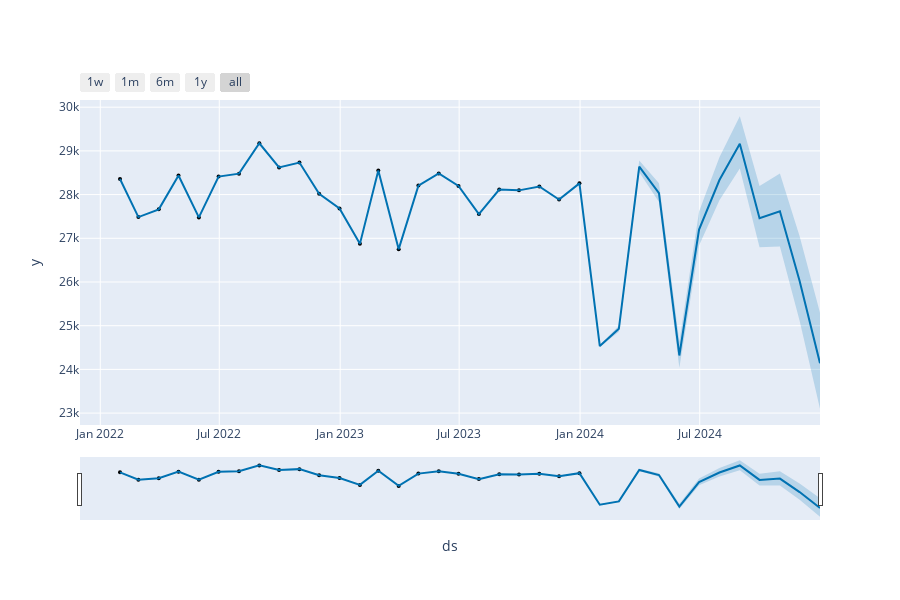
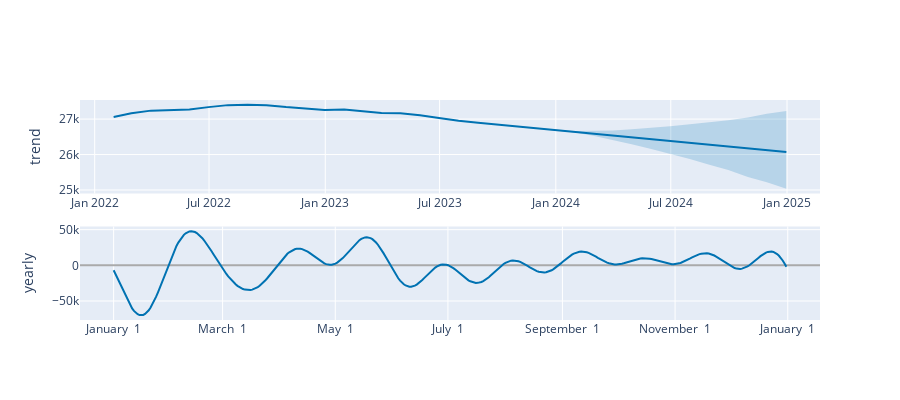

Notebook cell for these charts, in order:
### Code cell
from prophet.plot import plot_plotly, plot_components_plotly

# Plot the forecast
fig_forecast = plot_plotly(model, forecast)
fig_forecast.show()

# Plot the forecast components
fig_components = plot_components_plotly(model, forecast)
fig_components.show()
